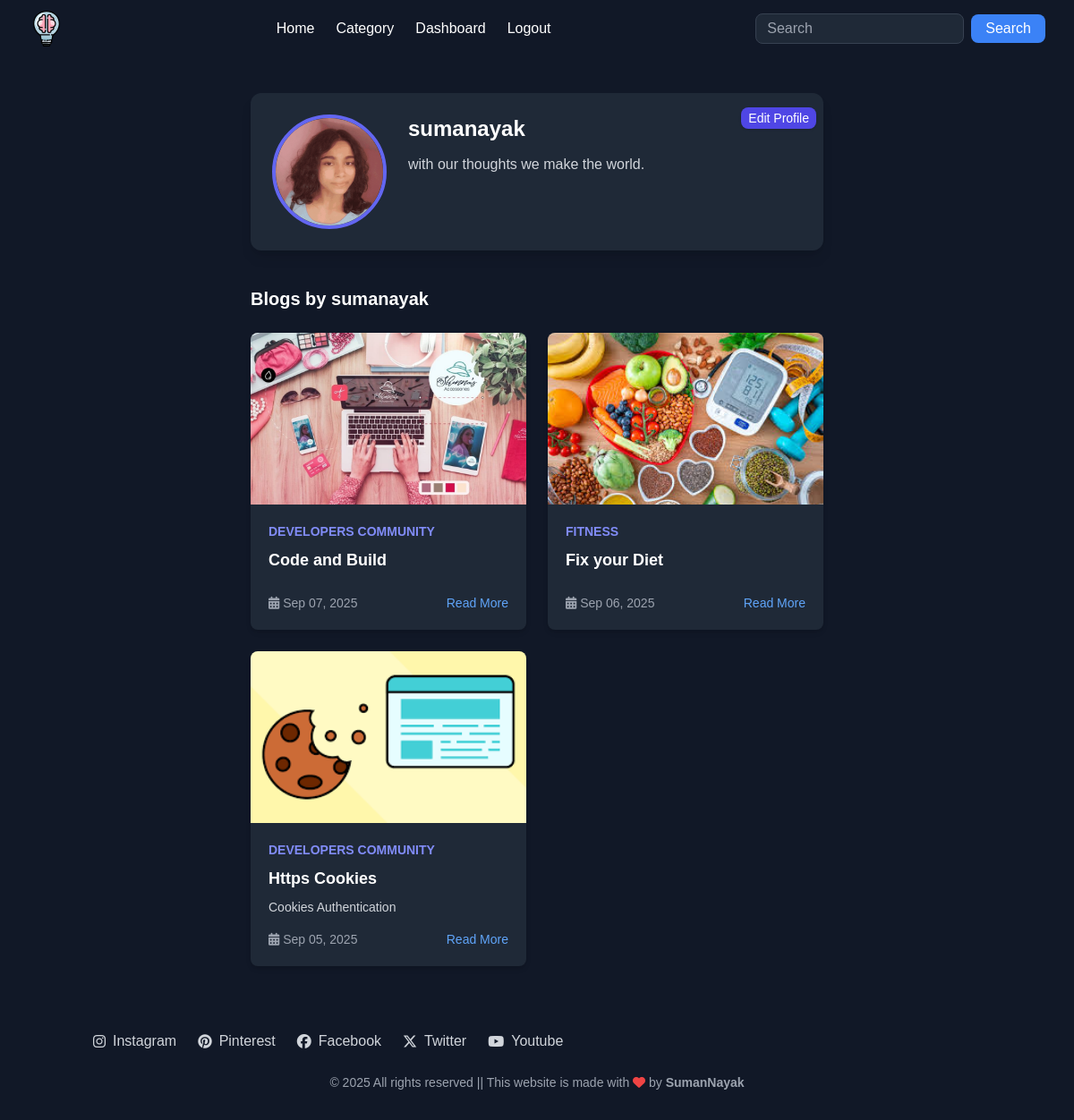
Page /auth/dashboard/ (signed in) on the committed database.
### users/models.py (models this page shows, shortened)
class Profile(models.Model):
    author = models.OneToOneField(User,on_delete=models.CASCADE,related_name="profile")
    pic = models.ImageField(default='default.png',upload_to=get_pic_path,validators=[FileExtensionValidator(['png','jpg','jpeg','webp'])])
    bio = models.TextField(blank=True,null=True)

### post/models.py (models this page shows, shortened)
class Catblog(models.Model):
    category = models.ForeignKey(Category, on_delete=models.CASCADE)
    slug=models.CharField(max_length=150,null=False,blank=False)
    title=models.CharField(max_length=150,null=False,blank=False)
    blog_image=models.ImageField(upload_to=get_image_path,null=True,blank=True)
    small_description=models.CharField(max_length= 250,null=False,blank=False)
    descriptions=models.TextField(max_length= 500,null=False,blank=False)
    author = models.ForeignKey(User,on_delete=models.CASCADE)
    status=models.BooleanField(default=False,help_text="0=default,1=Trending")
    trending=models.BooleanField(default=False,help_text="0=default,1=Trending")
    tag=models.CharField(max_length=150,null=False,blank=False)
    meta_title=models.CharField(max_length=150,null=False,blank=False)
    meta_keywords=models.CharField(max_length=150,null=False,blank=False)
    created_at=models.DateTimeField(auto_now_add=True)
    class Meta:
        ordering = ('-created_at',)

class Category(models.Model):
    slug=models.CharField(max_length=150,null=False,blank=False)
    name=models.CharField(max_length=150,null=False,blank=False)
    image=models.ImageField(upload_to=get_file_path,null=True,blank=True)
    descriptions=models.TextField(max_length= 500,null=False,blank=False)
    status=models.BooleanField(default=False,help_text="0=default,1=Trending")
    meta_title=models.CharField(max_length=150,null=False,blank=False)
    meta_keywords=models.CharField(max_length=150,null=False,blank=False)
    created_at=models.DateTimeField(auto_now_add=True)

### users/views.py (the view)
# urls.py: path('dashboard/', views.dashboard, name='dashboard'),
@login_required
def dashboard(request):
    profile = Profile.objects.filter(author=request.user).first()
    post = Catblog.objects.filter(author=request.user)
    return render(request,'dashboard.html',{'profile':profile,'post':post})

### templates/dashboard.html (shortened to what this page needs)
{% extends 'base.html' %}
{% load static %}
{% block content %}
<section class="py-10 bg-gray-900 text-gray-100">
  <div class="max-w-2xl mx-auto px-4">
    <div class="bg-gray-800 rounded-xl p-6 shadow-lg flex flex-col md:flex-row items-center md:items-start md:space-x-6 relative">
      <img src="{{ profile.pic.url }}" alt="{{ profile.author.username }}"
           class="w-32 h-32 rounded-full object-cover border-4 border-indigo-500">
      <div class="mt-4 md:mt-0 text-center md:text-left flex-1">
        <h2 class="text-2xl font-bold text-white">{{ profile.author.username }}</h2>
        <p class="mt-3 text-gray-300">{{ profile.bio }}</p>
      </div>
      {% if request.user == profile.author %}
      <div class="absolute top-4 right-2">
        <a href="{% url 'profile_edit' %}"
           class="px-2 py-1 text-sm font-medium bg-indigo-600 hover:bg-indigo-700 text-white rounded-lg shadow transition">
          Edit Profile
        </a>
      </div>
      {% endif %}
    </div>
    <div class="mt-10">
      <h3 class="text-xl font-bold text-white mb-6">Blogs by {{ profile.author.username }}</h3>
      {% if post %}
        <div class="grid gap-6 sm:grid-cols-2">
          {% for blog in post %}
            <div class="bg-gray-800 rounded-lg shadow-md overflow-hidden flex flex-col">
              {% if blog.blog_image %}
                <img src="{{ blog.blog_image.url }}" alt="{{ blog.title }}" class="h-48 w-full object-cover">
              {% else %}
                <div class="h-48 w-full bg-gray-700 flex items-center justify-center text-gray-400">
                  No Image
                </div>
              {% endif %}
              <div class="p-5 flex-1 flex flex-col">
                <span class="text-sm text-indigo-400 font-semibold uppercase">{{ blog.category.name }}</span>
                <h4 class="text-lg font-bold text-white mt-2">{{ blog.title }}</h4>
                <p class="text-gray-300 text-sm mt-2 line-clamp-3">{{ blog.small_description }}</p>
                <div class="mt-auto flex items-center justify-between text-sm text-gray-400 pt-4">
                  <span><i class="fas fa-calendar-alt"></i> {{ blog.created_at|date:"M d, Y" }}</span>
                  <a href="{% url 'blog_view' blog.category.slug blog.slug %}" class="text-blue-400 hover:underline">Read More</a>
                </div>
              </div>
            </div>
          {% endfor %}
        </div>
      {% else %}
        <p class="text-gray-400">No posts yet.</p>
      {% endif %}
    </div>
  </div>
</section>
{% endblock %}

### templates/base.html (style rules this page uses)
body { font-family: 'Poppins', sans-serif; }

### rows in the picture
Profile: pic (picture), author.username "sumanayak", bio "with our thoughts we make the world."
Catblog: blog_image (picture), category.name "DEVELOPERS COMMUNITY", title "Code and Build", created_at "Sep 07, 2025"
Catblog: blog_image (picture), category.name "FITNESS", title "Fix your Diet", created_at "Sep 06, 2025"
Catblog: blog_image (picture), category.name "DEVELOPERS COMMUNITY", title "Https Cookies", small_description "Cookies Authentication", created_at "Sep 05, 2025"
